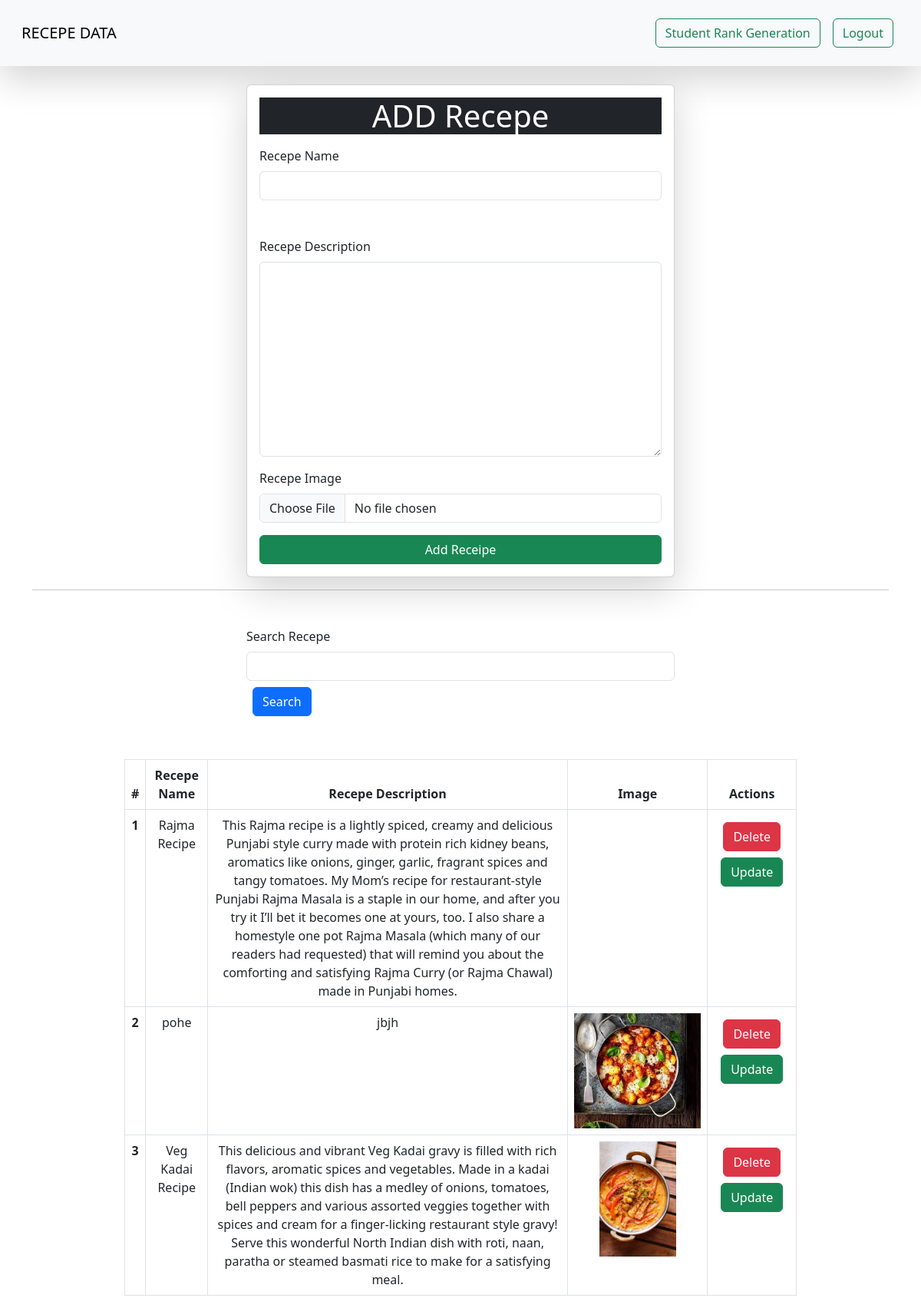
The app's page / (signed in) with its own data.
### vege/models.py (models this page shows)
class recepe(models.Model):
    user=models.ForeignKey(User,on_delete=models.SET_NULL,null=True,blank=True)
    recepe_name=models.CharField(max_length=150)
    recepe_desc=models.TextField()
    recepe_image=models.ImageField(upload_to="recepe_img")
    recepe_view_count=models.IntegerField(default=1)

### vege/views.py (the view, shortened to what this page needs)
# urls.py: path("", views.recepes, name="recepes"),
@login_required(login_url='/login/')
def recepes(request):
    queryset=recepe.objects.all()
    if request.GET.get('search'):
        queryset=queryset.filter(recepe_name__icontains=request.GET.get('search'))
    context={'receipes':queryset}
    return render(request,'receipes.html',context)

### vege/templates/receipes.html (shortened to what this page needs)
{% extends 'base.html' %}
{% block start %}
    <div class="container">
        <form class="col-6 mx-auto card p-3 shadow-lg" method="post" enctype="multipart/form-data">
            <h1 class="text-bg-dark text-center mb-3">ADD Recepe</h1>
            <div class="mb-5">
              <label for="exampleInputEmail1" class="form-label">Recepe Name</label>
              <input name="recepe_name" required type="text" class="form-control" >
            </div>
            <div class="mb-3">
              <label for="exampleInputPassword1" class="form-label">Recepe Description</label>
              <textarea name="recepe_desc" required  class="form-control" id="" cols="30" rows="10"></textarea>
            </div>
            <div class="mb-3">
                <label for="exampleInputPassword1" class="form-label">Recepe Image</label>
                <input type="file" required class="form-control" name="recepe_image">
              </div>
            <button type="submit" class="btn btn-success">Add Receipe</button>
          </form>
          <hr>
          <div class="mt-5">
            <div class="mx-auto col-6">
              <form action="">
                <div class="mb-5">
                  <label for="exampleInputEmail1" class="form-label">Search Recepe</label>
                  <input  name="search"  type="text" class="form-control" >
                  <button type="submit " class="btn btn-primary m-2">Search</button>
                </div>
             </form>
            </div>
          </div>
    </div>
  <div class="container col-9 mt-5">
    <table class="table table-bordered ">
      <thead class="text-center">
        <tr>
          <th scope="col">#</th>
          <th scope="col">Recepe Name</th>
          <th scope="col">Recepe  Description</th>
          <th scope="col">Image</th>
          <th scope="col">Actions</th>
        </tr>
      </thead>
      <tbody>
        {% for recepe  in receipes  %}
        <tr class="text-center">
          <th scope="row">{{forloop.counter}}</th>
          <td>{{recepe.recepe_name}}</td>
          <td>{{recepe.recepe_desc}}</td>
          <td>
           <img src="/media/{{recepe.recepe_image}}" alt="" style="height: 150px;">
          </td>
          <td>
            <a href="/delete_recepe/{{recepe.id}}" class="btn btn-danger m-2">Delete</a>
            <a href="/update_recepe/{{recepe.id}}" class="btn btn-success">Update</a>
          </td>
        </tr>
        {% endfor %}
      </tbody>
    </table>
  </div>
{% endblock start %}

### vege/templates/base.html (shortened to what this page needs)
<!doctype html>
<html lang="en">
  <head>
    <link href="https://cdn.jsdelivr.net/npm/bootstrap@5.3.0/dist/css/bootstrap.min.css" rel="stylesheet">
  </head>
  <body>
    <nav class="navbar p-3 mb-4 bg-body-tertiary bg-dark shadow-lg">
      <div class="container-fluid">
        <a class="navbar-brand">RECEPE DATA</a>
        <form class="d-flex" role="search">
          {% if  request.user.is_authenticated %}
          <a href="/student/" class="btn btn-outline-success m-2" type="submit">Student Rank Generation</a>
          <a href="/logout/" class="btn btn-outline-success m-2" type="submit">Logout</a>
          {% else %}
          <a href="/login/" class="btn btn-outline-success" type="submit">Login</a>
          {% endif %}
        </form>
      </div>
    </nav>
    {% block start %}
    {% endblock start %}
  </body>
</html>

### records on screen
recepe: recepe_name "Rajma Recipe", recepe_desc "This Rajma recipe is a lightly spiced, creamy and delicious Punjabi style curry made with protein rich kidney beans, aromatics like onions, ginger, garlic, fragrant spices and tangy tomatoes. My Mom’s recipe for restaurant-style Punjabi Rajma Masala is a staple in our home, and after you try it I’ll bet it becomes one at yours, too. I also share a homestyle one pot Rajma Masala (which many of our readers had requested) that will remind you about the comforting and satisfying Rajma Curry (or Rajma Chawal) made in Punjabi homes."
recepe: recepe_name "pohe", recepe_desc "jbjh", recepe_image (picture)
recepe: recepe_name "Veg Kadai Recipe", recepe_desc "This delicious and vibrant Veg Kadai gravy is filled with rich flavors, aromatic spices and vegetables. Made in a kadai (Indian wok) this dish has a medley of onions, tomatoes, bell peppers and various assorted veggies together with spices and cream for a finger-licking restaurant style gravy! Serve this wonderful North Indian dish with roti, naan, paratha or steamed basmati rice to make for a satisfying meal.", recepe_image (picture)
